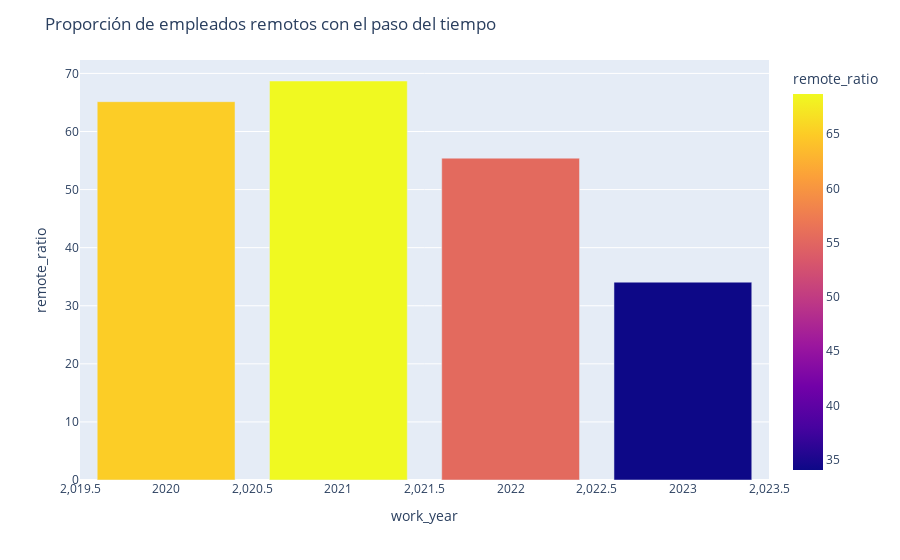

The notebook cell this image was saved under:
### Markdown cell above
¿Cómo ha cambiado la proporción de trabajo remoto con el paso del tiempo?

### Code cell
# Igual pero con años en lugar de paises.
trabajos_remotos_por_años = df.groupby('work_year')['remote_ratio'].mean().reset_index()

fig = px.bar(trabajos_remotos_por_años, x='work_year', y='remote_ratio', color='remote_ratio')
fig.update_layout(title='Proporción de empleados remotos con el paso del tiempo')
fig.show()

### Figure 1 — Plotly figure (JSON) as saved in the notebook; plotly's stock layout.template omitted (floating-point values rounded to 4 significant figures)
{"data": [{"alignmentgroup": "True", "hovertemplate": "work_year=%{x}<br>remote_ratio=%{marker.color}<extra></extra>", "legendgroup": "", "marker": {"color": [65.13, 68.7, 55.41, 34.06], "coloraxis": "coloraxis"}, "name": "", "offsetgroup": "", "orientation": "v", "showlegend": false, "textposition": "auto", "type": "bar", "x": [2020, 2021, 2022, 2023], "xaxis": "x", "y": [65.13, 68.7, 55.41, 34.06], "yaxis": "y"}], "layout": {"barmode": "relative", "coloraxis": {"colorbar": {"title": {"text": "remote_ratio"}}, "colorscale": [[0, "#0d0887"], [0.1111, "#46039f"], [0.2222, "#7201a8"], [0.3333, "#9c179e"], [0.4444, "#bd3786"], [0.5556, "#d8576b"], [0.6667, "#ed7953"], [0.7778, "#fb9f3a"], [0.8889, "#fdca26"], [1, "#f0f921"]]}, "legend": {"tracegroupgap": 0}, "margin": {"t": 60}, "title": {"text": "Proporción de empleados remotos con el paso del tiempo"}, "xaxis": {"anchor": "y", "domain": [0, 1], "title": {"text": "work_year"}}, "yaxis": {"anchor": "x", "domain": [0, 1], "title": {"text": "remote_ratio"}}}}
